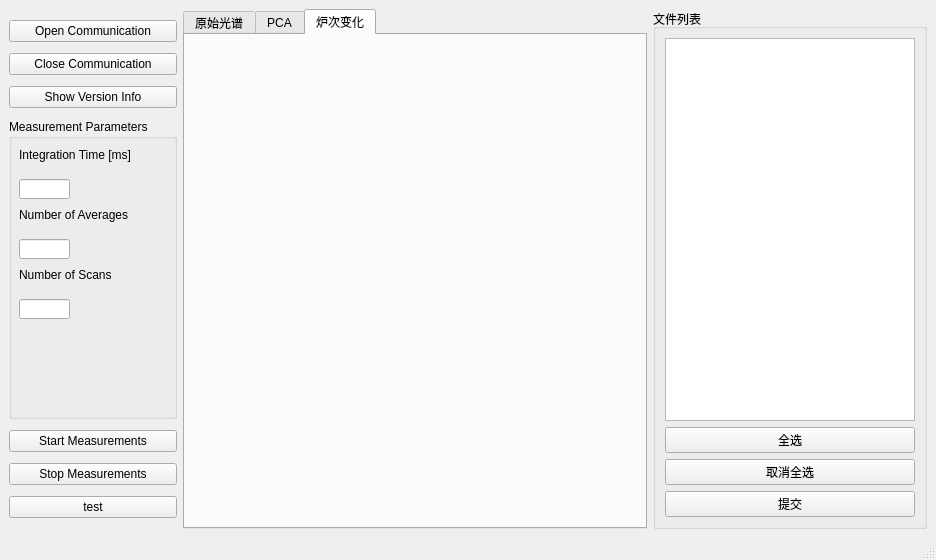
<?xml version="1.0" encoding="UTF-8"?>
<ui version="4.0">
 <class>MainWindow</class>
 <widget class="QMainWindow" name="MainWindow">
  <property name="windowModality">
   <enum>Qt::ApplicationModal</enum>
  </property>
  <property name="enabled">
   <bool>true</bool>
  </property>
  <property name="geometry">
   <rect>
    <x>0</x>
    <y>0</y>
    <width>936</width>
    <height>560</height>
   </rect>
  </property>
  <property name="sizePolicy">
   <sizepolicy hsizetype="Preferred" vsizetype="Preferred">
    <horstretch>0</horstretch>
    <verstretch>0</verstretch>
   </sizepolicy>
  </property>
  <property name="minimumSize">
   <size>
    <width>936</width>
    <height>557</height>
   </size>
  </property>
  <property name="baseSize">
   <size>
    <width>936</width>
    <height>557</height>
   </size>
  </property>
  <property name="windowTitle">
   <string>MainWindow</string>
  </property>
  <property name="tabShape">
   <enum>QTabWidget::Rounded</enum>
  </property>
  <widget class="QWidget" name="centralwidget">
   <layout class="QGridLayout" name="gridLayout_2">
    <item row="1" column="1">
     <widget class="QTabWidget" name="tabWidget">
      <property name="currentIndex">
       <number>2</number>
      </property>
      <widget class="QWidget" name="tab">
       <attribute name="title">
        <string>原始光谱</string>
       </attribute>
       <layout class="QGridLayout" name="gridLayout_3">
        <item row="0" column="0">
         <layout class="QGridLayout" name="gridLayout"/>
        </item>
       </layout>
      </widget>
      <widget class="QWidget" name="tab_2">
       <attribute name="title">
        <string>PCA</string>
       </attribute>
       <layout class="QGridLayout" name="gridLayout_5">
        <item row="0" column="0">
         <layout class="QGridLayout" name="gridLayout_4"/>
        </item>
       </layout>
      </widget>
      <widget class="QWidget" name="tab_3">
       <attribute name="title">
        <string>炉次变化</string>
       </attribute>
       <layout class="QGridLayout" name="gridLayout_7">
        <item row="0" column="0">
         <layout class="QGridLayout" name="gridLayout_6"/>
        </item>
       </layout>
      </widget>
     </widget>
    </item>
    <item row="1" column="2">
     <widget class="QGroupBox" name="groupBox_2">
      <property name="sizePolicy">
       <sizepolicy hsizetype="Preferred" vsizetype="Preferred">
        <horstretch>0</horstretch>
        <verstretch>0</verstretch>
       </sizepolicy>
      </property>
      <property name="title">
       <string>文件列表</string>
      </property>
      <layout class="QGridLayout" name="gridLayout_10">
       <item row="0" column="0">
        <widget class="QListWidget" name="listWidget">
         <property name="enabled">
          <bool>true</bool>
         </property>
         <property name="sizePolicy">
          <sizepolicy hsizetype="Fixed" vsizetype="Expanding">
           <horstretch>0</horstretch>
           <verstretch>0</verstretch>
          </sizepolicy>
         </property>
         <property name="maximumSize">
          <size>
           <width>250</width>
           <height>16777215</height>
          </size>
         </property>
         <property name="selectionMode">
          <enum>QAbstractItemView::MultiSelection</enum>
         </property>
        </widget>
       </item>
       <item row="2" column="0">
        <widget class="QPushButton" name="cancel_all">
         <property name="text">
          <string>取消全选</string>
         </property>
        </widget>
       </item>
       <item row="1" column="0">
        <widget class="QPushButton" name="select_all">
         <property name="text">
          <string>全选</string>
         </property>
        </widget>
       </item>
       <item row="3" column="0">
        <widget class="QPushButton" name="commit">
         <property name="text">
          <string>提交</string>
         </property>
        </widget>
       </item>
      </layout>
     </widget>
    </item>
    <item row="1" column="0">
     <layout class="QVBoxLayout" name="verticalLayout">
      <property name="spacing">
       <number>0</number>
      </property>
      <property name="sizeConstraint">
       <enum>QLayout::SetMaximumSize</enum>
      </property>
      <item>
       <widget class="QPushButton" name="OpenCommBtn">
        <property name="text">
         <string>Open Communication</string>
        </property>
       </widget>
      </item>
      <item>
       <widget class="QPushButton" name="CloseCommBtn">
        <property name="text">
         <string>Close Communication</string>
        </property>
       </widget>
      </item>
      <item>
       <widget class="QPushButton" name="VersionBtn">
        <property name="text">
         <string>Show Version Info</string>
        </property>
       </widget>
      </item>
      <item>
       <widget class="QGroupBox" name="groupBox">
        <property name="maximumSize">
         <size>
          <width>16777215</width>
          <height>300</height>
         </size>
        </property>
        <property name="title">
         <string>Measurement Parameters</string>
        </property>
        <widget class="QLineEdit" name="IntTimeEdt">
         <property name="geometry">
          <rect>
           <x>10</x>
           <y>60</y>
           <width>51</width>
           <height>20</height>
          </rect>
         </property>
        </widget>
        <widget class="QLineEdit" name="NumAvgEdt">
         <property name="geometry">
          <rect>
           <x>10</x>
           <y>120</y>
           <width>51</width>
           <height>20</height>
          </rect>
         </property>
        </widget>
        <widget class="QLineEdit" name="NumMeasEdt">
         <property name="geometry">
          <rect>
           <x>10</x>
           <y>180</y>
           <width>51</width>
           <height>20</height>
          </rect>
         </property>
        </widget>
        <widget class="QLabel" name="label">
         <property name="geometry">
          <rect>
           <x>10</x>
           <y>20</y>
           <width>141</width>
           <height>31</height>
          </rect>
         </property>
         <property name="text">
          <string>Integration Time [ms]</string>
         </property>
        </widget>
        <widget class="QLabel" name="label_2">
         <property name="geometry">
          <rect>
           <x>10</x>
           <y>85</y>
           <width>311</width>
           <height>21</height>
          </rect>
         </property>
         <property name="text">
          <string>Number of Averages</string>
         </property>
        </widget>
        <widget class="QLabel" name="label_3">
         <property name="geometry">
          <rect>
           <x>10</x>
           <y>145</y>
           <width>311</width>
           <height>21</height>
          </rect>
         </property>
         <property name="text">
          <string>Number of Scans</string>
         </property>
        </widget>
       </widget>
      </item>
      <item>
       <widget class="QPushButton" name="StartMeasBtn">
        <property name="text">
         <string>Start Measurements</string>
        </property>
       </widget>
      </item>
      <item>
       <widget class="QPushButton" name="StopMeasBtn">
        <property name="text">
         <string>Stop Measurements</string>
        </property>
       </widget>
      </item>
      <item>
       <widget class="QPushButton" name="testButton">
        <property name="text">
         <string>test</string>
        </property>
       </widget>
      </item>
     </layout>
    </item>
   </layout>
  </widget>
  <widget class="QMenuBar" name="menubar">
   <property name="geometry">
    <rect>
     <x>0</x>
     <y>0</y>
     <width>936</width>
     <height>22</height>
    </rect>
   </property>
  </widget>
  <widget class="QStatusBar" name="statusbar"/>
 </widget>
 <resources/>
 <connections/>
</ui>
